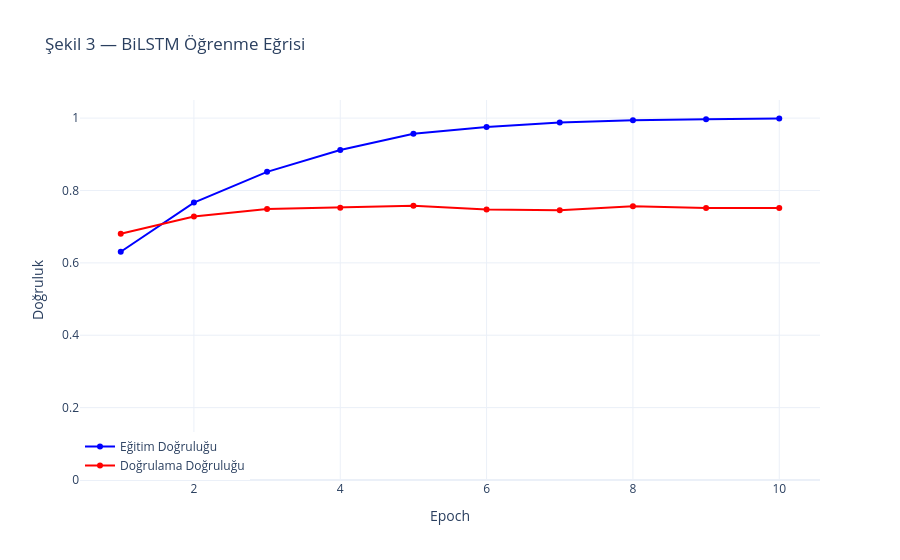

Notebook code for this chart:
### Code cell
# Şekil 3 — Öğrenme Eğrisi (BiLSTM)
epochs_x = list(range(1, EPOCHS + 1))

fig = go.Figure()
fig.add_trace(go.Scatter(x=epochs_x, y=train_accs, mode="lines+markers",
                          name="Eğitim Doğruluğu", line=dict(color="blue")))
fig.add_trace(go.Scatter(x=epochs_x, y=val_accs, mode="lines+markers",
                          name="Doğrulama Doğruluğu", line=dict(color="red")))
fig.update_layout(
    title="Şekil 3 — BiLSTM Öğrenme Eğrisi",
    xaxis_title="Epoch", yaxis_title="Doğruluk",
    yaxis=dict(range=[0, 1.05]),
    template="plotly_white", legend=dict(x=0, y=0),
)
fig.show()

### Figure 1 — Plotly figure (JSON) as saved in the notebook; plotly's stock layout.template omitted (floating-point values rounded to 4 significant figures)
{"data": [{"line": {"color": "blue"}, "mode": "lines+markers", "name": "Eğitim Doğruluğu", "type": "scatter", "x": [1, 2, 3, 4, 5, 6, 7, 8, 9, 10], "y": [0.6307, 0.7666, 0.8515, 0.9119, 0.957, 0.9757, 0.9878, 0.994, 0.9971, 0.9988]}, {"line": {"color": "red"}, "mode": "lines+markers", "name": "Doğrulama Doğruluğu", "type": "scatter", "x": [1, 2, 3, 4, 5, 6, 7, 8, 9, 10], "y": [0.6805, 0.7283, 0.7486, 0.7524, 0.7576, 0.7477, 0.7453, 0.7565, 0.7513, 0.7513]}], "layout": {"legend": {"x": 0, "y": 0}, "title": {"text": "Şekil 3 — BiLSTM Öğrenme Eğrisi"}, "xaxis": {"title": {"text": "Epoch"}}, "yaxis": {"range": [0, 1.05], "title": {"text": "Doğruluk"}}}}
